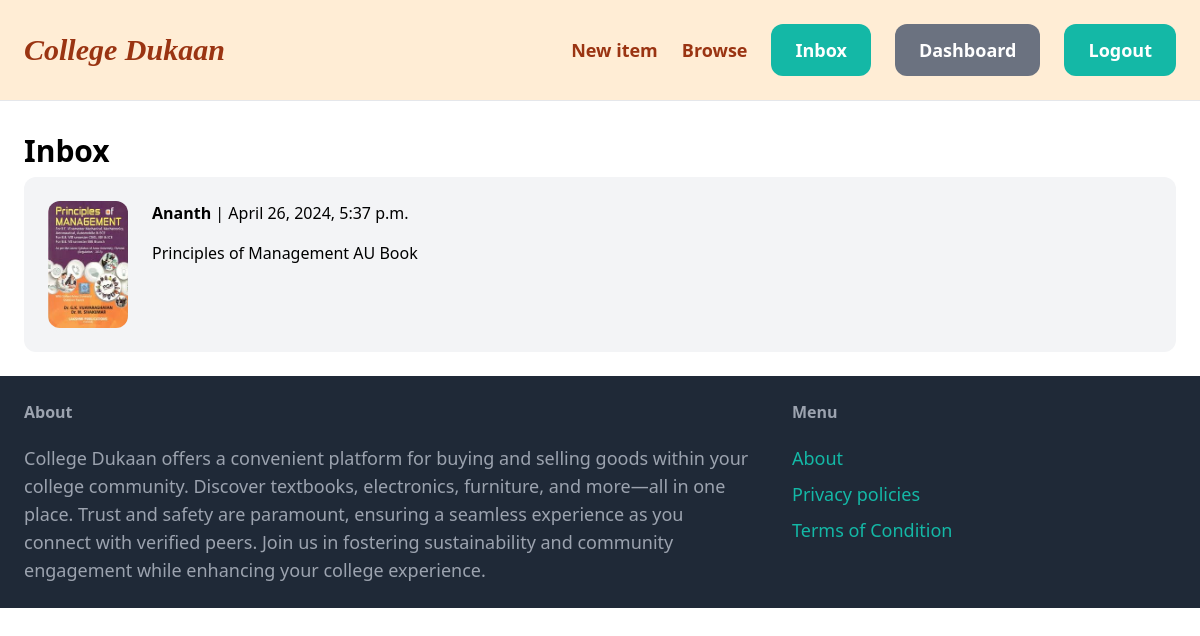
/inbox/ (signed in), run on the app's committed database.
### conversation/models.py (models this page shows, shortened)
class Conversation(models.Model):
    item=models.ForeignKey(Item,related_name='conversation',on_delete=models.CASCADE)
    members=models.ManyToManyField(User,related_name='conversation')
    created_at=models.DateTimeField(auto_now_add=True)
    modified_at=models.DateTimeField(auto_now=True)
    class Meta:
        ordering= ('-modified_at',)

### items/models.py (models this page shows, shortened)
class Item(models.Model):
    name=models.CharField(max_length=200)
    category=models.ForeignKey(Category,related_name='items',on_delete=models.CASCADE)
    description=models.TextField(null=True,blank=True)
    price=models.FloatField()
    created_at=models.DateTimeField(auto_now_add=True)
    is_sold=models.BooleanField(default=False)
    image=models.ImageField(upload_to="item_images",blank=True,null=True)
    created_by=models.ForeignKey(User,related_name="items",on_delete=models.CASCADE)

### conversation/views.py (the view)
# urls.py: path('',views.inbox,name='inbox'),
@login_required
def inbox(request):
    conversations=Conversation.objects.filter(members__in=[request.user.id])
    return render(request,'conversation/inbox.html',{'conversations':conversations,
                                                     })

### conversation/templates/conversation/inbox.html (shortened to what this page needs)
{% extends 'core/base.html' %}
{% block content %}
   <div class="mt-2 mb-2 text-3xl font-semibold">Inbox</div>
   <div class="space-y-6">
    {% for conversation in conversations %}
    <a href="{% url 'conversation:detail' conversation.id %}">
        <div class="p-6 flex bg-gray-100 rounded-xl">
            <div class="pr-6">
                <img src="{{ conversation.item.image.url }}" class="rounded-xl w-20" alt="">
            </div>
        <div>
            {% for member in conversation.members.all %}
           {% if member != request.user %}
                <p class="mb-4"><strong>{{member.username}}</strong> | {{conversation.modified_at}}</p>
                <p>{{conversation.item.name}}</p>
            {% endif %}
            {% endfor %}
        </div>
    </div>
    </a>
    {% endfor %}
   </div>
{% endblock %}

### data on the page
Conversation: item.image (picture), modified_at "April 26, 2024, 5:37 p.m.", item.name "Principles of Management AU Book"

### other printed values
{{ member.username }} "Ananth"
